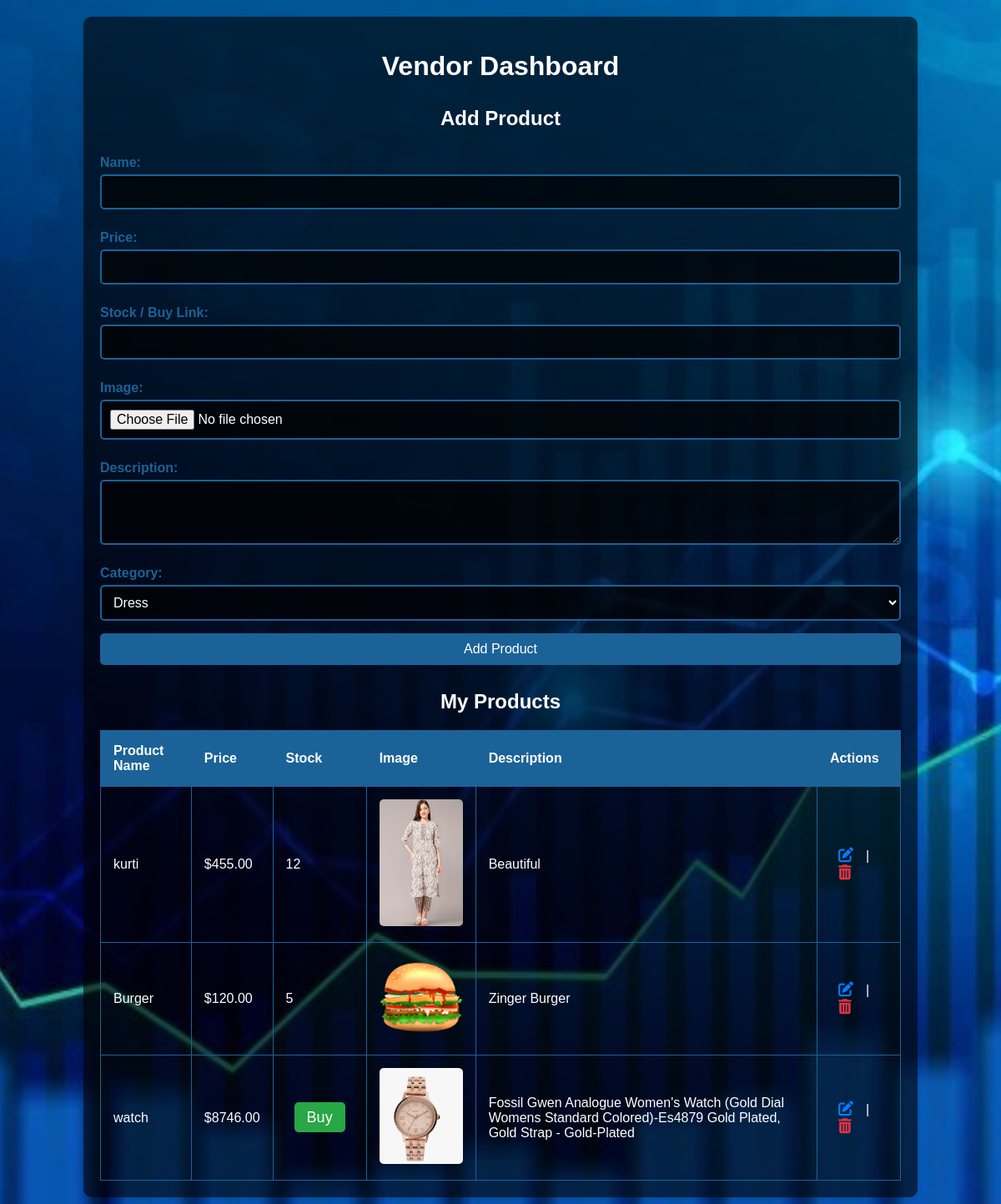
The app's page /vendor-dashboard/ (signed in) with its own data.
### products/models.py (models this page shows, shortened)
class Product(models.Model):
    vendor = models.ForeignKey('auth.User', on_delete=models.CASCADE)
    name = models.CharField(max_length=255)
    price = models.DecimalField(max_digits=10, decimal_places=2)
    quantity = models.CharField(max_length=100)
    description = models.TextField(blank=True, null=True)
    image = models.ImageField(upload_to='products/')
    category = models.ForeignKey(Category, on_delete=models.SET_NULL, null=True, blank=True)
    buy_link = models.URLField(blank=True, null=True)

### products/views.py (the view, shortened to what this page needs)
# urls.py: path('vendor-dashboard/', views.vendor_dashboard, name="vendor_dashboard"),
@login_required
def vendor_dashboard(request):
    if not hasattr(request.user, 'vendorprofile'):
        return redirect('user_dashboard')
    products = Product.objects.filter(vendor=request.user)
    categories = Category.objects.all()
    return render(request, 'products/vendor_dashboard.html', {
        'products': products,
        'categories': categories
    })

### products/templates/products/vendor_dashboard.html (shortened to what this page needs)
<!DOCTYPE html>
<html lang="en">
<head>
    {% load static %}
    <link rel="stylesheet" href="https://cdnjs.cloudflare.com/ajax/libs/font-awesome/6.4.2/css/all.min.css">
</head>
<body>
    <div class="container">
        <h1>Vendor Dashboard</h1>
        <h2>Add Product</h2>
        <form method="POST" enctype="multipart/form-data">
            <label for="name">Name:</label>
            <input type="text" name="name" id="name" required>
            <label for="price">Price:</label>
            <input type="number" step="0.01" name="price" id="price" required>
            <label for="quantity">Stock / Buy Link:</label>
            <input type="text" name="quantity" id="quantity" required>
            <label for="image">Image:</label>
            <input type="file" name="image" id="image" accept="image/*" required>
            <label for="description">Description:</label>
            <textarea name="description" id="description" rows="3" required></textarea>
            <label for="category">Category:</label>
            <select name="category" id="category" required>
                {% for category in categories %}
                <option value="{{ category.id }}">{{ category.name }}</option>
                {% endfor %}
            </select>
            <button type="submit">Add Product</button>
        </form>
        <h2>My Products</h2>
        <table>
            <thead>
                <tr>
                    <th>Product Name</th>
                    <th>Price</th>
                    <th>Stock</th>
                    <th>Image</th>
                    <th>Description</th>
                    <th>Actions</th>
                </tr>
            </thead>
            <tbody>
                {% for product in products %}
                <tr>
                    <td>{{ product.name }}</td>
                    <td>${{ product.price }}</td>
                    <td>
                        {% if product.quantity|slice:":4" == "http" or product.quantity|slice:":5" == "https" %}
                            <a href="{{ product.quantity }}" class="buy-btn" target="_blank">Buy</a>
                        {% else %}
                            {{ product.quantity }}
                        {% endif %}
                    </td>
                    <td><img src="{{ product.image.url }}" alt="{{ product.name }}"></td>
                    <td>{{ product.description }}</td>
                    <td>
                        <a href="{% url 'edit_product' product.id %}" class="edit">
                            <i class="fas fa-edit"></i>
                        </a> |
                        <a href="{% url 'delete_product' product.id %}" class="delete">
                            <i class="fas fa-trash-alt"></i>
                        </a>
                    </td>
                </tr>
                {% empty %}
                <tr>
                    <td colspan="6">No products found.</td>
                </tr>
                {% endfor %}
            </tbody>
        </table>
    </div>
</body>
</html>

### records on screen
Product: name "kurti", price "455.00", quantity "12", image (picture), description "Beautiful"
Product: name "Burger", price "120.00", quantity "5", image (picture), description "Zinger Burger"
Product: name "watch", price "8746.00", image (picture), description "Fossil Gwen Analogue Women's Watch (Gold Dial Womens Standard Colored)-Es4879 Gold Plated, Gold Strap - Gold-Plated"

### other values on screen
form field category "Dress"
